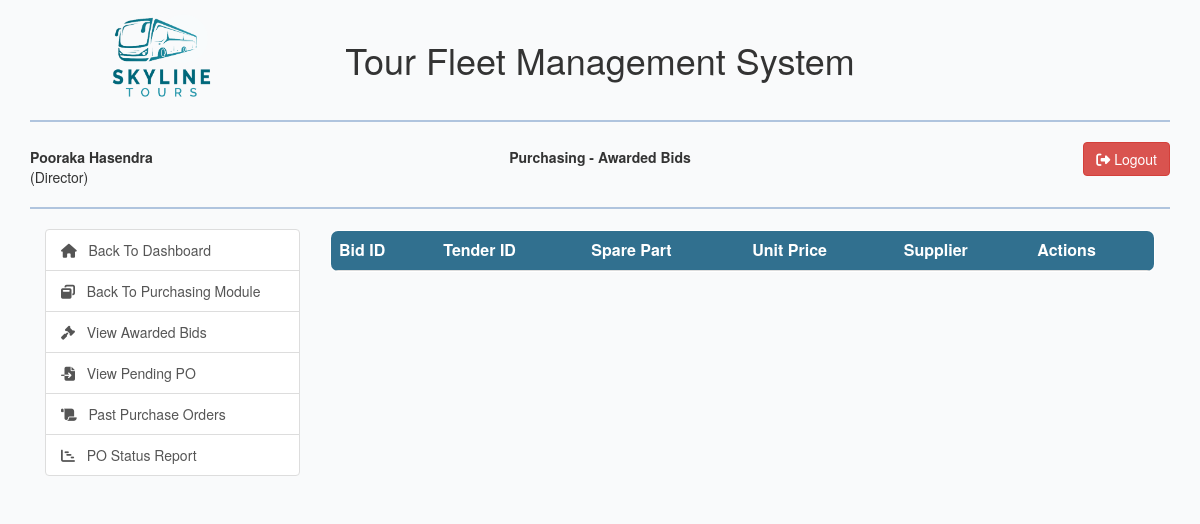
Before: /view/awarded-bids.php (signed in) with the older database file.
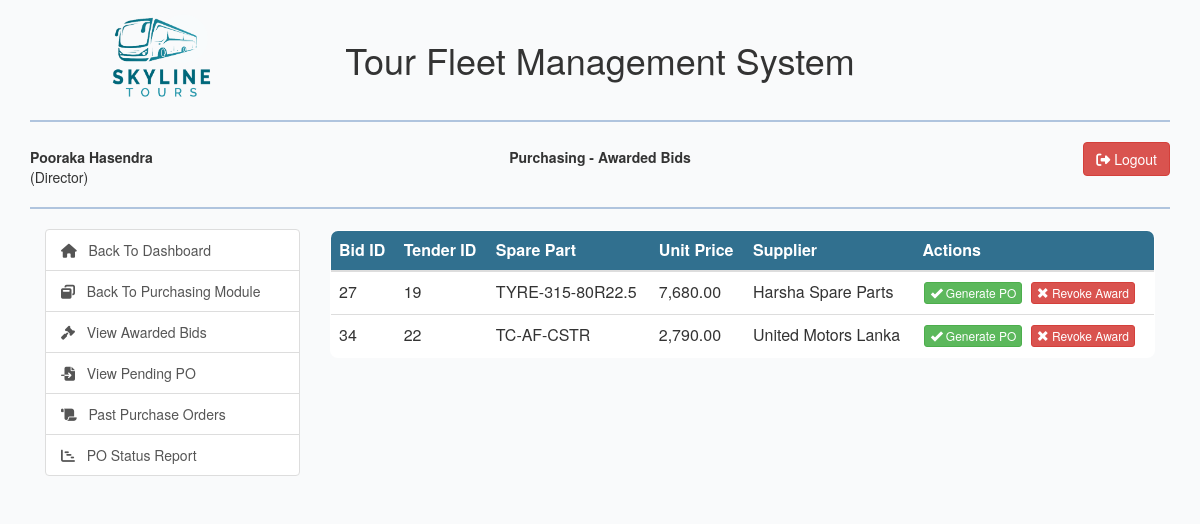
After: the same page with the newer database file.
### tables this page shows
CREATE TABLE `bid` (
  `bid_id` int(10) NOT NULL,
  `tender_id` int(10) NOT NULL,
  `supplier_id` int(10) NOT NULL,
  `unit_price` decimal(10,2) NOT NULL COMMENT 'The price offered per single unit of the part',
  `bid_date` date NOT NULL DEFAULT current_timestamp() COMMENT 'Bid submitted date',
  `bid_status` int(10) NOT NULL DEFAULT 1 COMMENT '-1:Removed,\r\n1: Submitted, 2: Awarded, 3:PO Generated'
);

CREATE TABLE `tender` (
  `tender_id` int(10) NOT NULL,
  `part_id` int(10) NOT NULL,
  `quantity_required` int(10) NOT NULL COMMENT 'The quantity of the part required.',
  `tender_description` text DEFAULT NULL,
  `advertisement_file_name` varchar(255) DEFAULT NULL COMMENT 'Filename of the scanned newspaper ad or document',
  `open_date` date NOT NULL,
  `close_date` date NOT NULL,
  `tender_status` int(10) NOT NULL DEFAULT 1 COMMENT '-1:Cancelled,1: Open, 2: Closed, 3: Awarded',
  `created_by` int(10) NOT NULL,
  `created_at` timestamp NOT NULL DEFAULT current_timestamp(),
  `awarded_bid` int(10) DEFAULT NULL
);

CREATE TABLE `spare_part` (
  `part_id` int(10) NOT NULL,
  `part_number` varchar(100) NOT NULL COMMENT 'Manufacturer or internal part number (Required)',
  `part_name` varchar(255) NOT NULL,
  `description` text DEFAULT NULL,
  `quantity_on_hand` int(10) NOT NULL DEFAULT 0,
  `reorder_level` int(10) NOT NULL,
  `part_status` int(10) NOT NULL DEFAULT 1
);

CREATE TABLE `supplier` (
  `supplier_id` int(10) NOT NULL,
  `supplier_name` varchar(255) NOT NULL,
  `supplier_contact` varchar(10) NOT NULL,
  `supplier_email` varchar(255) NOT NULL,
  `supplier_status` int(10) NOT NULL DEFAULT 1 COMMENT '-1=removed,0=deactivated, 1=Active '
);

### model/bid_model.php (called while the page is built, shortened)
<?php
class Bid{
    public function getAwardedBids(){
        $con = $GLOBALS["con"];
        $sql = "SELECT b.*, t.*, s.* FROM bid b, tender t, supplier s WHERE b.tender_id=t.tender_id AND b.supplier_id=s.supplier_id "
                . "AND b.bid_status='2'";
        $result = $con->query($sql) or die($con->error);
        return $result;
    }
}

### model/tender_model.php (called while the page is built, shortened)
<?php
class Tender{
    public function getTender($tenderId){
        $con = $GLOBALS["con"];
        $sql = "SELECT t.*,s.* FROM tender t, spare_part s WHERE t.part_id=s.part_id AND t.tender_id=?";
        $stmt = $con->prepare($sql);
        $stmt->bind_param("i", $tenderId);
        $stmt->execute();
        $result = $stmt->get_result();
        return $result;
    }
}

### view/awarded-bids.php (the view, shortened to what this page needs)
<?php
include_once '../model/bid_model.php';
include_once '../model/tender_model.php';
$bidObj = new Bid();
$bidResult = $bidObj->getAwardedBids();
$tenderObj = new Tender();
?>
<html lang="en">
<head>
    <link rel="stylesheet" type="text/css" href="../css/dataTables.bootstrap.min.css"/>
    <?php include_once "../includes/bootstrap_css_includes.php"?>
</head>
<body>
    <div class="container">
        <?php include_once "../includes/header_row_includes.php";?>
        <div class="col-md-3">
            <?php include_once "../includes/purchasing_functions.php"; ?>
        </div>
        <div class="col-md-9">
            <div class="row">
                <div class="col-md-6 col-md-offset-3">
                </div>
            </div>
            <div class="row">
                <div class="col-md-12">
                    <table class="table" id="awarded_bids">
                        <thead>
                            <tr>
                                <th style="white-space:wrap">Bid ID</th>
                                <th style="white-space:wrap">Tender ID</th>
                                <th>Spare Part</th>
                                <th>Unit Price</th>
                                <th>Supplier</th>
                                <th>Actions</th>
                            </tr>
                        </thead>
                        <tbody>
                            <?php while($bidRow = $bidResult->fetch_assoc()){
                                $tenderId = $bidRow['tender_id'];
                                $tenderResult = $tenderObj->getTender($tenderId);
                                $tenderRow = $tenderResult->fetch_assoc();
                                ?>
                            <tr>
                                <td><?php echo $bidRow['bid_id'];?></td>
                                <td><?php echo $tenderId;?></td>
                                <td style="white-space:nowrap"><?php echo $tenderRow['part_number'];?></td>
                                <td><?php echo number_format($bidRow['unit_price'],2);?></td>
                                <td><?php echo $bidRow['supplier_name'];?></td>
                                <td>
                                    <a href="../controller/purchase_order_controller.php?status=generate_po&tender_id=<?php echo base64_encode($tenderId);?>"
                                       class="btn btn-xs btn-success generate-po-btn" style="margin:2px;display:<?php echo checkPermissions(90); ?>">
                                        <span class="glyphicon glyphicon-ok"></span>
                                        Generate PO
                                    </a>
                                    <a href="../controller/bid_controller.php?status=revoke_award&tender_id=<?php echo base64_encode($tenderId);?>&bid_id=<?php echo base64_encode($bidRow['bid_id']) ?>"
                                       class="btn btn-xs btn-danger revoke-award-btn" style="margin:2px;display:<?php echo checkPermissions(91); ?>">
                                        <span class="glyphicon glyphicon-remove"></span>
                                        Revoke Award
                                    </a>
                                </td>
                            </tr>
                            <?php } ?>
                        </tbody>
                    </table>
                </div>
            </div>
        </div>
    </div>
</body>
</html>

Changed rows visible on the page:
added bid: bid_id "27", tender.tender_id "19", spare_part.part_number "TYRE-315-80R22.5", unit_price "7,680.00", supplier.supplier_name "Harsha Spare Parts"
added bid: bid_id "34", tender.tender_id "22", spare_part.part_number "TC-AF-CSTR", unit_price "2,790.00", supplier.supplier_name "United Motors Lanka"
